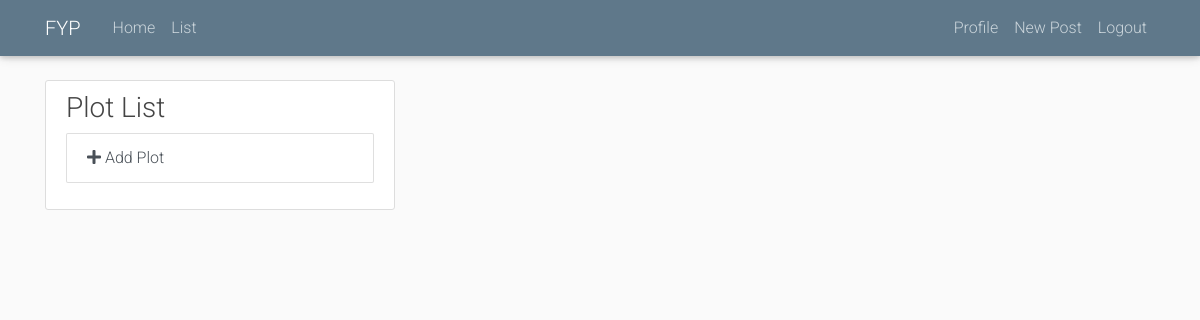
The app's page /project/40/ (signed in), older data.
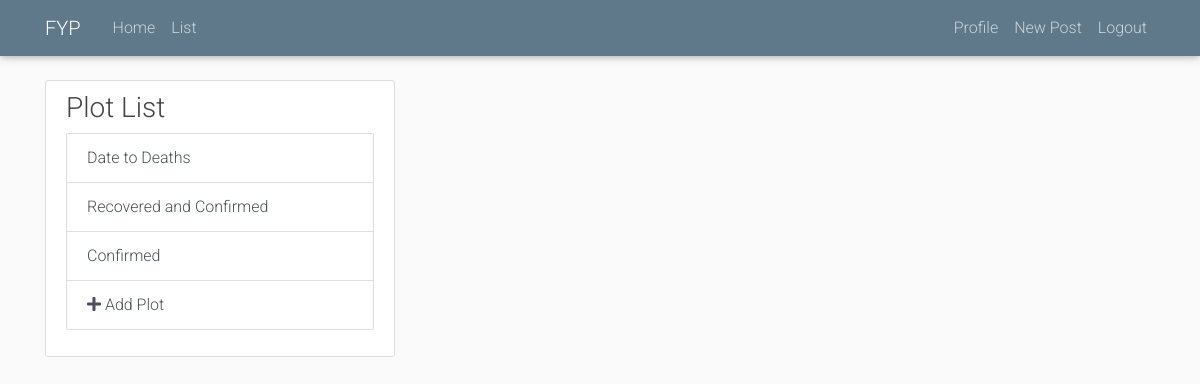
The same page, newer data.
### project/models.py (models this page shows, shortened)
class Plot(models.Model):
    project = models.ForeignKey(Project, on_delete=models.CASCADE)
    title = models.CharField(max_length=100)
    columns = models.TextField()
    pub_date = models.DateTimeField(default=timezone.now)
    plottype = models.CharField(max_length=100)

### project/views.py (the view)
# urls.py: path('<int:pk>/', views.plotList, name='plot-list'),
def plotList(request, pk):
    templates = 'project/plotlist.html'
    plots = Plot.objects.filter(project=pk)
    return render(request, templates, {'plots': plots, 'projectid': pk})

### templates/project/plotlist.html (shortened to what this page needs)
{% load static %}
<!DOCTYPE html>
<html lang="en">
<head>
  <link rel="stylesheet" href="https://use.fontawesome.com/releases/v5.11.2/css/all.css">
  <link rel="stylesheet" href="{% static 'MDB/css/bootstrap.min.css' %}">
  <link rel="stylesheet" href="{% static 'MDB/css/mdb.min.css' %}">
  <link rel="stylesheet" type="text/css" href="https://cdn.bokeh.org/bokeh/release/bokeh-1.4.0.min.css">
  <link rel="stylesheet" type="text/css" href="https://cdn.bokeh.org/bokeh/release/bokeh-widgets-1.4.0.min.css">
  <link rel="stylesheet" type="text/css" href="https://cdn.bokeh.org/bokeh/release/bokeh-tables-1.4.0.min.css">
  <link rel="stylesheet" type="text/css" href="{% static 'main.css' %}">
</head>
<body>
  <header class="site-header">
	  <nav class="navbar navbar-expand-md navbar-dark bg-steel fixed-top">
	    <div class="container">
	      <a class="navbar-brand mr-4" href="#">FYP</a>
	      <div class="collapse navbar-collapse" id="navbarToggle">
	        <div class="navbar-nav mr-auto">
	          <a class="nav-item nav-link" href="{% url 'home' %}">Home</a>
	          <a class="nav-item nav-link" href="{% url 'project:list' %}">List</a>
	        </div>
	        <div class="navbar-nav">
				{% if user.is_authenticated %}
					<a class="nav-item nav-link" href="#">Profile</a>
					<a class="nav-item nav-link" href="{% url 'project:create' %}">New Post</a>
					<a class="nav-item nav-link" href="{% url 'users:logout' %}">Logout</a>
				{% else %}
					<a class="nav-item nav-link" href="{% url 'users:login' %}">Login</a>
					<a class="nav-item nav-link" href="{% url 'users:register' %}">Register</a>
				{% endif %}
	        </div>
	      </div>
	    </div>
	  </nav>
	</header>
	<main role="main" class="container">
	  <div class="row">
	    <div class="col-md-4">
			<div class="content-section">
				<h3>Plot List</h3>
				<div class="list-group">
				  {% for plot in plots %}
				  <a href="{% url 'project:view-plot' plot.project.id plot.id%}" class="list-group-item list-group-item-action">{{plot.title}}</a>
				  {% endfor %}
				  <a href="{% url 'project:create-plot' projectid %}" class="list-group-item list-group-item-action"><i class="fas fa-plus"></i> Add Plot</a>
				</div>
			  </div>
			</div>
			<div class="col-md-8">
			</div>
	</div>

Row changes from the older to the newer data that the page shows:
added Plot: title "Date to Deaths"
added Plot: title "Recovered and Confirmed"
added Plot: title "Confirmed"
